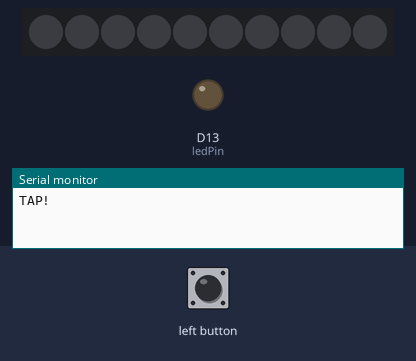
Bench run of a sketch on a simulated Adafruit Circuit Playground Express. Parts: 10 RGB LEDs in strip order, left to right, output pins drawn as LEDs (lit = HIGH), the last lines printed to the serial monitor. Inputs (shaded band) come from the test bench.

Above: at 1.2 s.
1.3 s: left button pressed for 0.15 s
At 1.37 s:
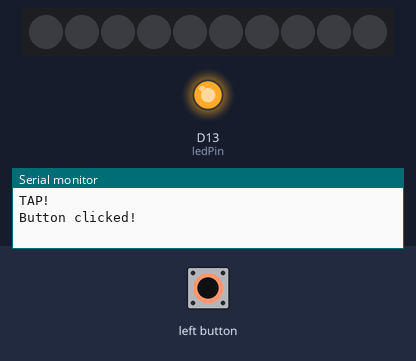
2.9 s: left button pressed for 3.2 s
At 6.5 s:
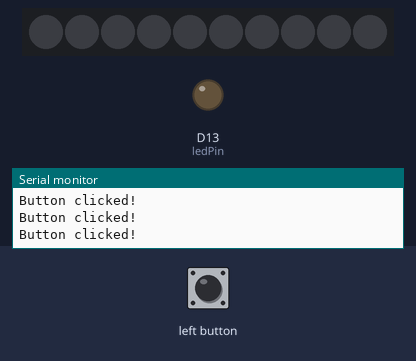
Timing chart, 0 to 8.0 s (numbered marks = the images above; inputs shaded):
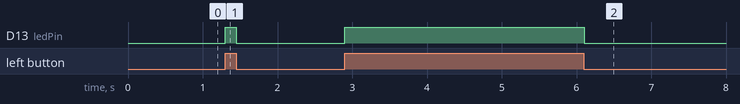

Measured:
- after the input at 1.3 s, D13 (ledPin): LOW → HIGH at once, → LOW 0.15 s later
- after the input at 2.9 s, D13 (ledPin): LOW → HIGH at once, → LOW 3.2 s later

The sketch:

lect6_demo3_irq_cpe.ino
```cpp
#include <Adafruit_CircuitPlayground.h>
volatile byte state = LOW;
const byte ledPin = 13;
const byte interruptPin = 8;

void blink() {
  state = !state;
  Serial.println("Button clicked!");
}

void setup() {
  // put your setup code here, to run once:
  CircuitPlayground.begin();
  pinMode(ledPin, OUTPUT);
  pinMode(interruptPin, INPUT_PULLUP);
  attachInterrupt(digitalPinToInterrupt(4), blink, CHANGE); //(recommended)
  Serial.begin(9600);
  Serial.println("TAP!");

}

void loop() {
  // put your main code here, to run repeatedly:
  digitalWrite(ledPin, state);
}
```
